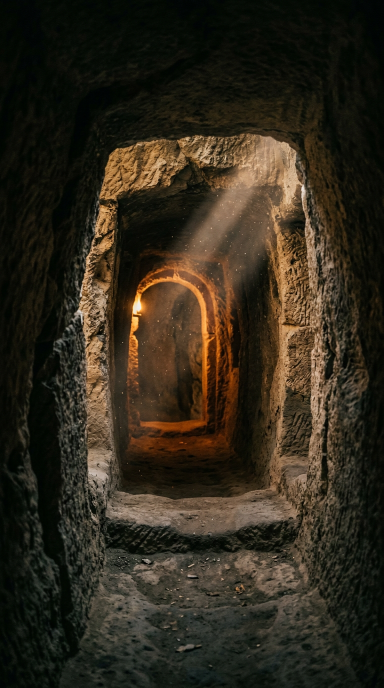
#> input picture projects/cappadocia_underground_city/keyframes/kf01_tunnel.png, 768 x 1376 px (shown at 1/2 size)
$ python render_previz.py
#> lines starting #> are read from the running program, lines starting #| are printed output that depends on the picture
### projects/cappadocia_underground_city/previz/previz_lib.py
#!/usr/bin/env python3
"""Shared previz library: plates, camera moves, dust, flicker, grade, encode.

Used by both shot renderers:
  previz/render_previz.py                 shot 01 — the empty tunnel reveal
  ../shot02_explorer/previz/render_previz.py  shot 02 — the explorer walking

Everything renders at 1080x1920 (exact 9:16) @ 24 fps and is an ANIMATIC, not
model output: keyframes driven by eased moves, dust, lantern flicker, film grain.
"""
import math

import imageio.v2 as imageio
import numpy as np
from PIL import Image, ImageFilter

W, H = 1080, 1920          # 9:16 master
FPS = 24
PLATE_SCALE = 2.6          # upscale factor so pushes stay sharp

AMBER = np.array([1.0, 0.72, 0.42], dtype=np.float32)


def smoothstep(t):
    t = min(max(t, 0.0), 1.0)
    return t * t * (3.0 - 2.0 * t)


# ---------------------------------------------------------------- plates ----
def load_plate(path, scale=PLATE_SCALE):
    """Load a keyframe and centre-crop it to exactly 9:16 at `scale` x master."""
#> called with scale = 2.6
    im = Image.open(path).convert("RGB")
#> im is the input picture: PIL image 768x1376 RGB; mean R, G, B 48.3, 41.1, 27.7
    w, h = im.size
#> w = 768; h = 1376
    target = W / H
    if w / h > target:                      # too wide -> crop sides
        nw = int(round(h * target))
        box = ((w - nw) // 2, 0, (w + nw) // 2, h)
    else:                                   # too tall -> crop top/bottom
        nh = int(round(w / target))
#> nh = 1365
        top = int(round((h - nh) * 0.42))   # keep a touch more ceiling
#> top = 5
        box = (0, top, w, top + nh)
#> box = (0, 5, 768, 1370)
    im = im.crop(box)
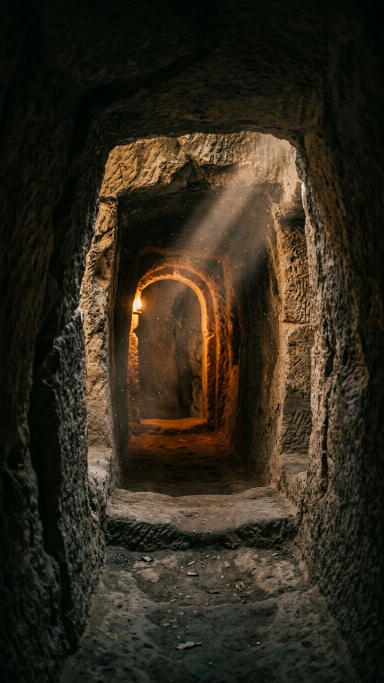
#> im: PIL image 768x1365 RGB (shown at 1/2 size); mean R, G, B 48.6, 41.3, 27.8
    return im.resize((int(W * scale), int(H * scale)), Image.LANCZOS)


def camera_frame(plate, zoom_to=1.16, t=0.0, dy=0.0, roll_deg=0.0, shake_px=0.0):
    """Crop an eased push-in window from a plate -> 1080x1920 frame.

    zoom_to : final scale relative to the plate (1.0 = untouched framing)
    t       : 0..1 progress through the move (smoothstep applied)
    dy      : downward drift, as a fraction of master height
    roll_deg: tiny camera roll, degrees
    shake_px: vertical bob in master pixels (walk weight shift)
    """
    e = smoothstep(t)
    scale = 1.0 + (zoom_to - 1.0) * e
    pw, ph = plate.size
    cw, ch = pw / scale, ph / scale
    left = (pw - cw) / 2
    top = (ph - ch) / 2 + min(dy * H * PLATE_SCALE * e, (ph - ch) / 2)
    top += shake_px * PLATE_SCALE
    frame = plate.crop((int(left), int(top), int(left + cw), int(top + ch))).resize((W, H), Image.BICUBIC)
    if abs(roll_deg) > 1e-3:
        # rotate a slightly oversized copy so corners never show
        big = frame.resize((int(W * 1.08), int(H * 1.08)), Image.BICUBIC)
        big = big.rotate(roll_deg, resample=Image.BICUBIC, center=(big.size[0] / 2, big.size[1] / 2))
        ox, oy = (big.size[0] - W) // 2, (big.size[1] - H) // 2
        frame = big.crop((ox, oy, ox + W, oy + H))
    return frame


# ------------------------------------------------------------------ dust ----
def build_dust(n=110, seed=7):
    rng = np.random.default_rng(seed)
    return dict(
        x=rng.uniform(0, W, n),
        y=rng.uniform(0, H, n),
        z=rng.uniform(0.25, 1.0, n),                # depth: 1 = nearest
        size=rng.uniform(0.9, 2.8, n),
        amp=rng.uniform(0.10, 0.55, n),
        vx=rng.uniform(-0.10, 0.16, n),
        vy=rng.uniform(-0.22, -0.05, n),
        ph=rng.uniform(0, 2 * math.pi, n),
        om=rng.uniform(0.25, 0.9, n),
    )


def dust_layer(dust, frame_i, push=0.0):
    """Additive warm motes with depth parallax; returned at half resolution."""
    lay = np.zeros((H // 2, W // 2, 3), dtype=np.float32)
    s = math.sin
    for i in range(len(dust["x"])):
        z = dust["z"][i]
        px = dust["x"][i] + dust["vx"][i] * frame_i + 6.0 * z * s(dust["om"][i] * frame_i / FPS + dust["ph"][i])
        py = dust["y"][i] + dust["vy"][i] * frame_i + 4.0 * z * math.cos(dust["om"][i] * frame_i / FPS + dust["ph"][i])
        px = (px - W / 2) * (1.0 + 0.10 * push * z) + W / 2
        py = (py - H / 2) * (1.0 + 0.10 * push * z) + H / 2
        px %= W
        py %= H
        hx, hy = px / 2.0, py / 2.0
        rad = max(0.8, dust["size"][i] * z)
        x0, x1 = int(hx - rad * 2) - 1, int(hx + rad * 2) + 2
        y0, y1 = int(hy - rad * 2) - 1, int(hy + rad * 2) + 2
        xs = np.arange(max(x0, 0), min(x1, W // 2))
        ys = np.arange(max(y0, 0), min(y1, H // 2))
        if xs.size == 0 or ys.size == 0:
            continue
        gx = np.exp(-((xs - hx) ** 2) / (2 * rad * rad))
        gy = np.exp(-((ys - hy) ** 2) / (2 * rad * rad))
        blob = np.outer(gy, gx) * dust["amp"][i] * (0.35 + 0.65 * z)
        oy, ox = ys[0], xs[0]
        lay[oy:oy + len(ys), ox:ox + len(xs), 0] += blob * 1.00
        lay[oy:oy + len(ys), ox:ox + len(xs), 1] += blob * 0.72
        lay[oy:oy + len(ys), ox:ox + len(xs), 2] += blob * 0.42
    return lay


# -------------------------------------------------------- lantern glow ----
# [17 lines left out: functions flicker_at, glow_layer, not called in this run]


# ----------------------------------------------------------------- grade ----
def composite(f32, dust_lay, frame_i, rng, glow=None, warm_shift=1.0):
    """Grade + haze + dust + lamp glow + vignette + grain on a float HxWx3 frame."""
    img = np.clip(f32 / 255.0, 0, 1)

    # gentle S-curve contrast, lifted blacks kept (documentary look)
    img = img * img * (3 - 2 * img) * 0.55 + img * 0.45
    img = np.clip((img - 0.5) * 1.06 + 0.5 + 0.012, 0, 1)

    # warm low-key grade: amber in mids/highs, slightly cool-black shadows
    lum = img @ np.array([0.299, 0.587, 0.114], dtype=np.float32)
    warm = np.array([1.045, 1.000, 0.930], dtype=np.float32) * warm_shift
    cool = np.array([0.965, 0.990, 1.045], dtype=np.float32)
    img = img * (warm * lum[..., None] + cool * (1 - lum[..., None]))

    # atmospheric haze lift (very subtle, bottom-weighted)
    haze = np.linspace(0.030, 0.004, H, dtype=np.float32)[:, None, None]
    img = img + haze * np.array([1.0, 0.86, 0.66], dtype=np.float32)

    # dust motes
    if dust_lay is not None:
        d = np.asarray(
            Image.fromarray((np.clip(dust_lay, 0, 1) * 255).astype(np.uint8))
            .resize((W, H), Image.BILINEAR), dtype=np.float32) / 255.0
        img = img + d * 0.55

    # lantern bloom (additive, sits under the grain)
    if glow is not None:
        img = img + glow

    # vignette
    yy, xx = np.mgrid[0:H, 0:W].astype(np.float32)
    r = np.sqrt(((xx - W / 2) / (W / 2)) ** 2 + ((yy - H / 2) / (H / 2)) ** 2)
    vig = np.clip(1.0 - 0.30 * np.clip(r - 0.35, 0, None) ** 1.5, 0.55, 1.0)[..., None]
    img = img * vig

    # film grain (luma-weighted) + a hair of chroma noise
    g = rng.normal(0.0, 1.0, (H, W, 1)).astype(np.float32)
    img = img + g * 0.013 * (0.45 + 0.55 * (1 - lum[..., None]))
    img = img + rng.normal(0.0, 1.0, (H, W, 3)).astype(np.float32) * 0.004

    return (np.clip(img, 0, 1) * 255).astype(np.uint8)


# ---------------------------------------------------------------- encode ----
def make_writer(path, fps=FPS, crf="22"):
    return imageio.get_writer(
        path, fps=fps, codec="libx264", quality=None, pixelformat="yuv420p",
        output_params=["-crf", crf, "-preset", "slow", "-tune", "film", "-movflags", "+faststart"],
        macro_block_size=8,
    )


def soft_blur(frame, radius=0.0):
    return frame.filter(ImageFilter.GaussianBlur(radius=radius)) if radius > 0 else frame

### projects/cappadocia_underground_city/previz/render_previz.py
#!/usr/bin/env python3
"""Shot 01 previz — the empty tunnel reveal, 9:16 cinematic animatic.

NOT Wan2.2 output. Three keyframes on one eased dolly-in (1.00 -> 1.16) with
1 s crossfades, dust with depth parallax, warm low-key grade, vignette, grain.
1080x1920 @ 24 fps, 16 s, H.264 yuv420p. Shared code lives in ../previz/previz_lib.py

Usage:  python previz/render_previz.py [--out previz/cappadocia_previz_9x16.mp4]
"""
import argparse
import os
import sys

import numpy as np

sys.path.insert(0, os.path.dirname(os.path.abspath(__file__)))
from previz_lib import (FPS, H, W, build_dust, camera_frame, composite,  # noqa: E402
                        dust_layer, load_plate, make_writer, smoothstep)

HERE = os.path.dirname(os.path.abspath(__file__))
ROOT = os.path.dirname(HERE)

SHOT_FRAMES = 6 * FPS      # 6 s per beat
XFADE = 1 * FPS            # 1 s crossfades
BEATS = [                  # (file, downward drift through the beat)
    ("kf01_tunnel.png", 0.00),
    ("kf02_chamber_reveal.png", 0.05),
    ("kf03_deep_hall.png", 0.10),
]


def main():
    ap = argparse.ArgumentParser()
    ap.add_argument("--out", default=os.path.join(HERE, "cappadocia_previz_9x16.mp4"))
    ap.add_argument("--limit", type=int, default=0, help="render only N frames (smoke test)")
    args = ap.parse_args()

    plates = []
    for name, _ in BEATS:
        plates.append(load_plate(os.path.join(ROOT, "keyframes", name)))
        print(f"plate ready: {name} -> {plates[-1].size}")
#| plate ready: kf01_tunnel.png -> (2808, 4992)
#> pass 2 of the loop in main, `for name, _ in BEATS:`:
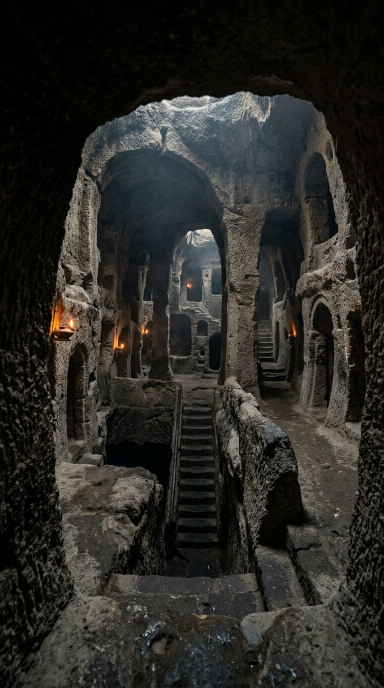
#> input picture projects/cappadocia_underground_city/keyframes/kf02_chamber_reveal.png, 768 x 1376 px (shown at 1/2 size)
#> in load_plate, im is the input picture: PIL image 768x1376 RGB; mean R, G, B 42.3, 41.3, 37.5
#> in load_plate (call 2), `im = im.crop(box)`:
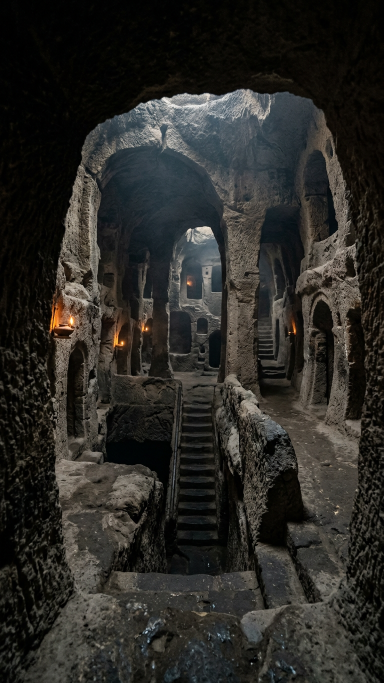
#> im: PIL image 768x1365 RGB (shown at 1/2 size); mean R, G, B 42.5, 41.4, 37.7
#| plate ready: kf02_chamber_reveal.png -> (2808, 4992)
#> pass 3 of the loop in main, `for name, _ in BEATS:`:
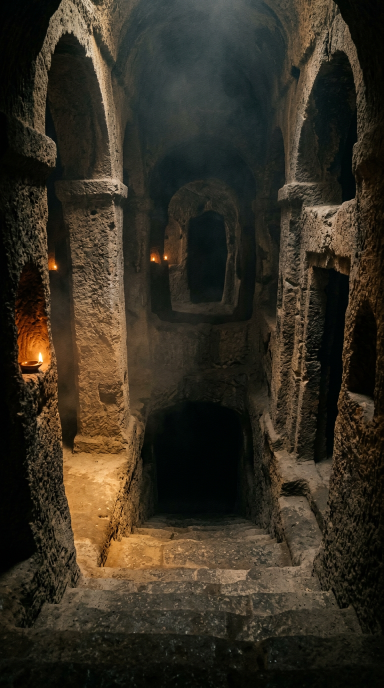
#> input picture projects/cappadocia_underground_city/keyframes/kf03_deep_hall.png, 768 x 1376 px (shown at 1/2 size)
#> in load_plate, im is the input picture: PIL image 768x1376 RGB; mean R, G, B 53.5, 46.5, 33.7
#> in load_plate (call 3), `im = im.crop(box)`:
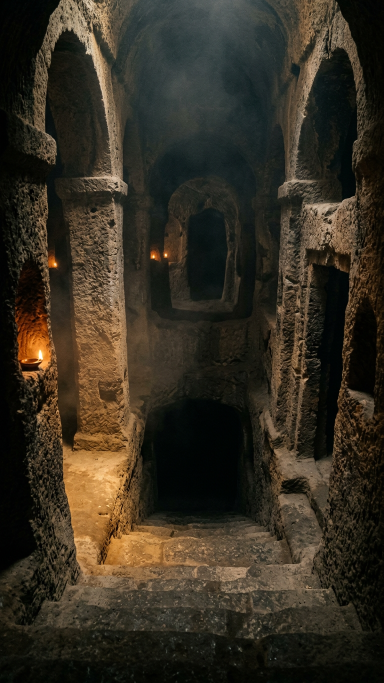
#> im: PIL image 768x1365 RGB (shown at 1/2 size); mean R, G, B 53.6, 46.6, 33.8
#| plate ready: kf03_deep_hall.png -> (2808, 4992)

    total = SHOT_FRAMES * len(plates) - XFADE * (len(plates) - 1)
#> total = 384
    if args.limit:
        total = min(total, args.limit)
    print(f"rendering {total} frames ({total / FPS:.2f}s) at {W}x{H}@{FPS}")
#| rendering 384 frames (16.00s) at 1080x1920@24

    dust = build_dust()
    rng = np.random.default_rng(11)
    writer = make_writer(args.out)
    try:
        for i in range(total):
            acc = np.zeros((H, W, 3), dtype=np.float32)
            wsum = 0.0
            for k, (_, dy_bias) in enumerate(BEATS):
                local = i - k * (SHOT_FRAMES - XFADE)
                if local < 0 or local >= SHOT_FRAMES:
                    continue
                wgt = 1.0
                if k > 0 and local < XFADE:
                    wgt *= smoothstep(local / XFADE)
                if k < len(BEATS) - 1 and local >= SHOT_FRAMES - XFADE:
                    wgt *= smoothstep((SHOT_FRAMES - 1 - local) / XFADE)
                if wgt <= 0:
                    continue
                fr = camera_frame(plates[k], zoom_to=1.16, t=local / (SHOT_FRAMES - 1), dy=0.012 + dy_bias)
                acc += np.asarray(fr, dtype=np.float32) * wgt
                wsum += wgt
            acc = acc / wsum if wsum > 0 else np.asarray(plates[0].resize((W, H)), dtype=np.float32)

            out = composite(acc, dust_layer(dust, i, min(i / max(total, 1), 1.0)), i, rng)
            writer.append_data(out)
            if i % 24 == 0:
                print(f"  frame {i}/{total}", flush=True)
#> this loop made 1 pass
#> pass 1, in composite, `img = img * img * (3 - 2 * img) * 0.55 + img * 0.45`:
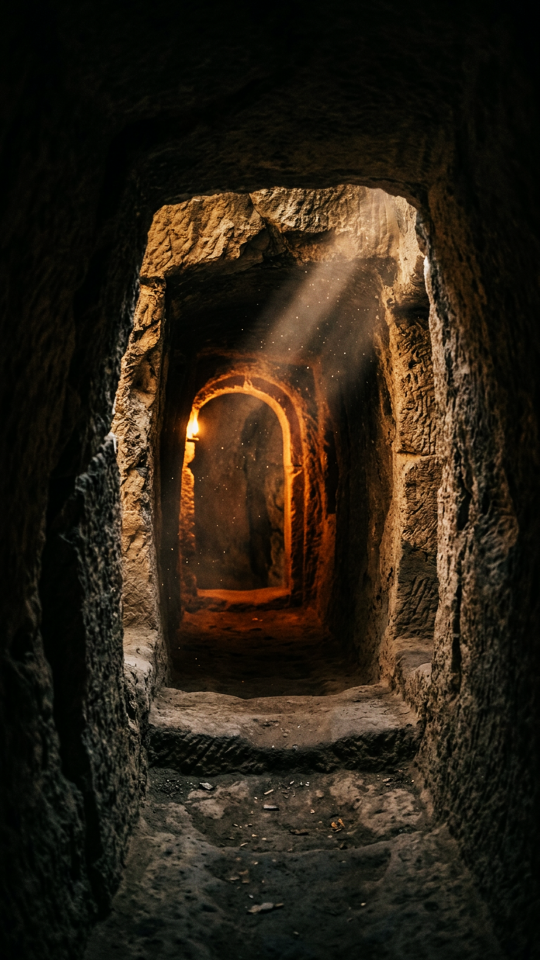
#> img: shape (1920, 1080, 3) float32 (shown at 1/2 size); mean of channels 0, 1, 2 0.167, 0.131, 0.0823; drawn as R, G, B
    finally:
        writer.close()

    print(f"wrote {args.out}")


if __name__ == "__main__":
#> (the run stopped early here; a loop or call above may not have finished)
